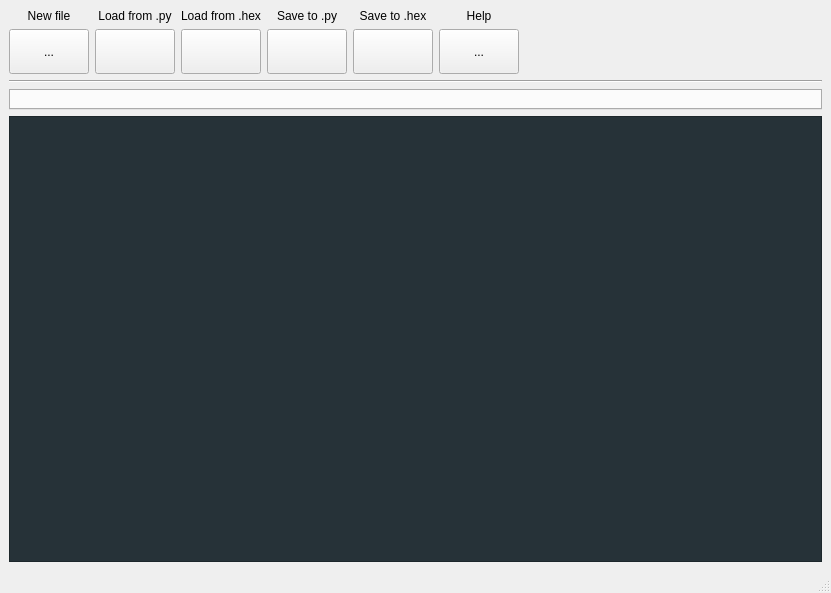
<?xml version="1.0" encoding="UTF-8"?>
<ui version="4.0">
 <class>MainWindow</class>
 <widget class="QMainWindow" name="MainWindow">
  <property name="geometry">
   <rect>
    <x>0</x>
    <y>0</y>
    <width>831</width>
    <height>593</height>
   </rect>
  </property>
  <property name="windowTitle">
   <string>Micro:bit Python3 IDE</string>
  </property>
  <property name="windowIcon">
   <iconset resource="images.qrc">
    <normaloff>:/icons/icons/python.ico</normaloff>:/icons/icons/python.ico</iconset>
  </property>
  <property name="styleSheet">
   <string notr="true"/>
  </property>
  <widget class="QWidget" name="centralwidget">
   <layout class="QGridLayout" name="gridLayout_2">
    <item row="0" column="0">
     <layout class="QVBoxLayout" name="verticalLayout">
      <item>
       <layout class="QGridLayout" name="gridLayout">
        <item row="2" column="1">
         <widget class="QToolButton" name="load_py_btn">
          <property name="minimumSize">
           <size>
            <width>80</width>
            <height>45</height>
           </size>
          </property>
          <property name="styleSheet">
           <string notr="true"/>
          </property>
          <property name="text">
           <string/>
          </property>
          <property name="icon">
           <iconset resource="images.qrc">
            <normaloff>:/icons/icons/folder.svg</normaloff>:/icons/icons/folder.svg</iconset>
          </property>
         </widget>
        </item>
        <item row="2" column="8">
         <spacer name="horizontalSpacer">
          <property name="orientation">
           <enum>Qt::Horizontal</enum>
          </property>
          <property name="sizeHint" stdset="0">
           <size>
            <width>40</width>
            <height>20</height>
           </size>
          </property>
         </spacer>
        </item>
        <item row="2" column="2">
         <widget class="QToolButton" name="load_hex_btn">
          <property name="minimumSize">
           <size>
            <width>80</width>
            <height>45</height>
           </size>
          </property>
          <property name="text">
           <string/>
          </property>
          <property name="icon">
           <iconset resource="images.qrc">
            <normaloff>:/icons/icons/folder.svg</normaloff>:/icons/icons/folder.svg</iconset>
          </property>
          <property name="toolButtonStyle">
           <enum>Qt::ToolButtonIconOnly</enum>
          </property>
         </widget>
        </item>
        <item row="0" column="1">
         <widget class="QLabel" name="load_py_label">
          <property name="text">
           <string>Load from .py</string>
          </property>
          <property name="alignment">
           <set>Qt::AlignCenter</set>
          </property>
         </widget>
        </item>
        <item row="2" column="5">
         <widget class="QToolButton" name="save_py_btn">
          <property name="minimumSize">
           <size>
            <width>80</width>
            <height>45</height>
           </size>
          </property>
          <property name="text">
           <string/>
          </property>
          <property name="icon">
           <iconset resource="images.qrc">
            <normaloff>:/icons/icons/save.svg</normaloff>:/icons/icons/save.svg</iconset>
          </property>
         </widget>
        </item>
        <item row="0" column="2">
         <widget class="QLabel" name="load_hex_label">
          <property name="text">
           <string>Load from .hex</string>
          </property>
          <property name="alignment">
           <set>Qt::AlignCenter</set>
          </property>
         </widget>
        </item>
        <item row="2" column="6">
         <widget class="QToolButton" name="save_hex_btn">
          <property name="minimumSize">
           <size>
            <width>80</width>
            <height>45</height>
           </size>
          </property>
          <property name="text">
           <string/>
          </property>
          <property name="icon">
           <iconset resource="images.qrc">
            <normaloff>:/icons/icons/save.svg</normaloff>:/icons/icons/save.svg</iconset>
          </property>
         </widget>
        </item>
        <item row="2" column="0">
         <widget class="QToolButton" name="new_file_btn">
          <property name="minimumSize">
           <size>
            <width>80</width>
            <height>45</height>
           </size>
          </property>
          <property name="text">
           <string>...</string>
          </property>
          <property name="icon">
           <iconset resource="images.qrc">
            <normaloff>:/icons/icons/file-plus.svg</normaloff>:/icons/icons/file-plus.svg</iconset>
          </property>
         </widget>
        </item>
        <item row="0" column="6">
         <widget class="QLabel" name="save_hex_label">
          <property name="text">
           <string>Save to .hex</string>
          </property>
          <property name="alignment">
           <set>Qt::AlignCenter</set>
          </property>
         </widget>
        </item>
        <item row="0" column="5">
         <widget class="QLabel" name="save_py_label">
          <property name="text">
           <string>Save to .py</string>
          </property>
          <property name="alignment">
           <set>Qt::AlignCenter</set>
          </property>
         </widget>
        </item>
        <item row="0" column="0">
         <widget class="QLabel" name="new_file_label">
          <property name="text">
           <string>New file</string>
          </property>
          <property name="alignment">
           <set>Qt::AlignCenter</set>
          </property>
         </widget>
        </item>
        <item row="0" column="7">
         <widget class="QLabel" name="help_label">
          <property name="text">
           <string>Help</string>
          </property>
          <property name="alignment">
           <set>Qt::AlignCenter</set>
          </property>
         </widget>
        </item>
        <item row="2" column="7">
         <widget class="QToolButton" name="help_btn">
          <property name="minimumSize">
           <size>
            <width>80</width>
            <height>45</height>
           </size>
          </property>
          <property name="text">
           <string>...</string>
          </property>
          <property name="icon">
           <iconset resource="images.qrc">
            <normaloff>:/icons/icons/help-circle.svg</normaloff>:/icons/icons/help-circle.svg</iconset>
          </property>
         </widget>
        </item>
       </layout>
      </item>
      <item>
       <widget class="Line" name="line">
        <property name="orientation">
         <enum>Qt::Horizontal</enum>
        </property>
       </widget>
      </item>
      <item>
       <widget class="QTabWidget" name="editor_tabs">
        <property name="maximumSize">
         <size>
          <width>16777215</width>
          <height>21</height>
         </size>
        </property>
        <property name="tabPosition">
         <enum>QTabWidget::North</enum>
        </property>
        <property name="tabShape">
         <enum>QTabWidget::Rounded</enum>
        </property>
        <property name="currentIndex">
         <number>-1</number>
        </property>
        <property name="elideMode">
         <enum>Qt::ElideRight</enum>
        </property>
        <property name="tabsClosable">
         <bool>true</bool>
        </property>
        <property name="movable">
         <bool>false</bool>
        </property>
        <property name="tabBarAutoHide">
         <bool>false</bool>
        </property>
       </widget>
      </item>
      <item>
       <widget class="QPlainTextEdit" name="main_editor">
        <property name="minimumSize">
         <size>
          <width>0</width>
          <height>0</height>
         </size>
        </property>
        <property name="styleSheet">
         <string notr="true">background-color: rgb(38,50,56); color: white;</string>
        </property>
        <property name="lineWrapMode">
         <enum>QPlainTextEdit::NoWrap</enum>
        </property>
        <property name="tabStopWidth">
         <number>40</number>
        </property>
       </widget>
      </item>
     </layout>
    </item>
   </layout>
  </widget>
  <widget class="QStatusBar" name="statusbar"/>
  <action name="action">
   <property name="text">
    <string>Load (.py or .hex)</string>
   </property>
  </action>
  <action name="actionSave">
   <property name="text">
    <string>Save</string>
   </property>
  </action>
  <action name="actionSave_As">
   <property name="text">
    <string>Save As...</string>
   </property>
  </action>
  <action name="actionCompile_To_hex">
   <property name="text">
    <string>Compile To .hex</string>
   </property>
  </action>
  <action name="actionReadme">
   <property name="text">
    <string>Readme</string>
   </property>
  </action>
 </widget>
 <resources>
  <include location="images.qrc"/>
 </resources>
 <connections/>
</ui>
